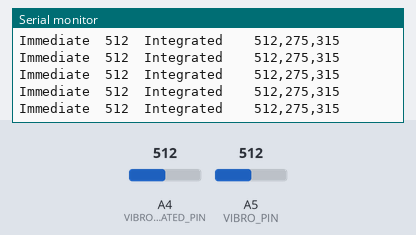
Recording of a sketch running on a simulated Arduino Uno, built with avr-gcc and run on an emulated ATmega328P. Shown: the last lines printed to the serial monitor. Inputs (shaded band) come from the test bench; at power-on: A5 (VIBRO_PIN) = 512, A4 (VIBRO_INTEGRATED_PIN) = 512.

Above: at 5.7 s.
5.8 s: A5 (VIBRO_PIN) set to 105
At 5.85 s:
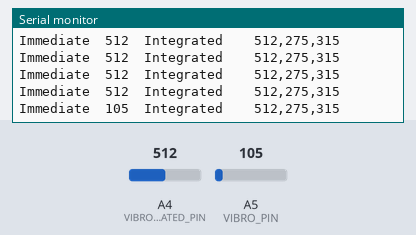
8.8 s: A5 (VIBRO_PIN) set to 90
At 8.88 s:
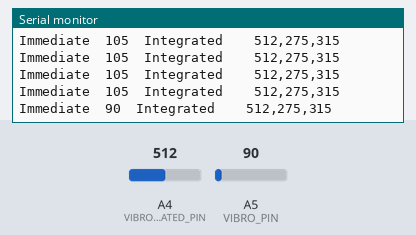
Timing chart, 0 to 11.8 s (numbered marks = the images above; inputs shaded):
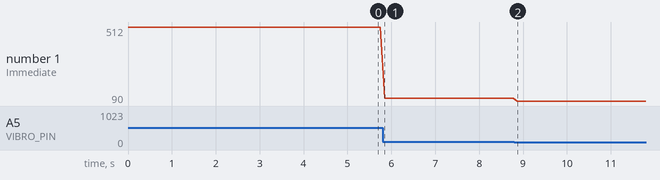

Measured:
- after the input at 5.8 s, the serial monitor: prints a new line after 0.05 s (image 1)
- after the input at 8.8 s, the serial monitor: prints a new line after 0.07 s (image 2)
- plotted number 1: 512 → 105 after the input at 5.8 s, 105 → 90 after the input at 8.8 s

The sketch:

hse06_disdrometer.ino
```cpp
#define VIBRO_PIN             A5
#define VIBRO_INTEGRATED_PIN  A4

void setup()
{
  // открываем монитор Serial-порта
  Serial.begin(9600);
}

void loop()
{
  // считываем показания с пьезодиска
  int vibroValue = analogRead(VIBRO_PIN);
  // считываем показания уровня вибрации
  int integratedVibroValue = analogRead(VIBRO_INTEGRATED_PIN);
  Serial.print("Immediate");
  Serial.print("\t");
  Serial.print(vibroValue);
  Serial.print("\t");
  Serial.print("Integrated");
  Serial.print("\t\t");
  Serial.print(integratedVibroValue);
  Serial.print(",275,315");
  Serial.println();
  delay(100);
}
```
